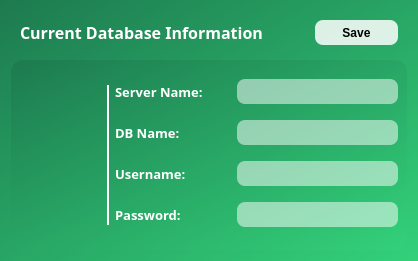
                  <widget class="QFrame" name="frame_21">
                   <property name="minimumSize">
                    <size>
                     <width>411</width>
                     <height>261</height>
                    </size>
                   </property>
                   <property name="styleSheet">
                    <string notr="true">QFrame {
	background: qlineargradient(spread:pad, x1:0, y1:0, x2:1, y2:1, stop:0 rgba(29, 122, 79, 255), stop:1 rgba(51, 209, 122, 255));
	border-radius: 12px;
}</string>
                   </property>
                   <property name="frameShape">
                    <enum>QFrame::StyledPanel</enum>
                   </property>
                   <property name="frameShadow">
                    <enum>QFrame::Raised</enum>
                   </property>
                   <layout class="QVBoxLayout" name="verticalLayout_16">
                    <item>
                     <widget class="QFrame" name="frame_23">
                      <property name="sizePolicy">
                       <sizepolicy hsizetype="Preferred" vsizetype="Preferred">
                        <horstretch>0</horstretch>
                        <verstretch>1</verstretch>
                       </sizepolicy>
                      </property>
                      <property name="styleSheet">
                       <string notr="true">QFrame {
	background: transparent;
	border: none;
}</string>
                      </property>
                      <property name="frameShape">
                       <enum>QFrame::StyledPanel</enum>
                      </property>
                      <property name="frameShadow">
                       <enum>QFrame::Raised</enum>
                      </property>
                      <layout class="QHBoxLayout" name="horizontalLayout_34">
                       <item>
                        <widget class="QLabel" name="label_35">
                         <property name="font">
                          <font>
                           <family>Sans Serif</family>
                           <pointsize>12</pointsize>
                           <weight>75</weight>
                           <italic>false</italic>
                           <bold>true</bold>
                           <strikeout>false</strikeout>
                           <kerning>true</kerning>
                          </font>
                         </property>
                         <property name="styleSheet">
                          <string notr="true">QLabel {
	text-align: center;
	background: transparent;
	color: white;
}</string>
                         </property>
                         <property name="text">
                          <string>Current Database Information</string>
                         </property>
                         <property name="textFormat">
                          <enum>Qt::PlainText</enum>
                         </property>
                        </widget>
                       </item>
                       <item>
                        <spacer name="horizontalSpacer_24">
                         <property name="orientation">
                          <enum>Qt::Horizontal</enum>
                         </property>
                         <property name="sizeHint" stdset="0">
                          <size>
                           <width>35</width>
                           <height>13</height>
                          </size>
                         </property>
                        </spacer>
                       </item>
                       <item>
                        <widget class="QPushButton" name="btn_saveDatabase">
                         <property name="minimumSize">
                          <size>
                           <width>83</width>
                           <height>25</height>
                          </size>
                         </property>
                         <property name="maximumSize">
                          <size>
                           <width>83</width>
                           <height>25</height>
                          </size>
                         </property>
                         <property name="cursor">
                          <cursorShape>PointingHandCursor</cursorShape>
                         </property>
                         <property name="styleSheet">
                          <string notr="true">QPushButton {
	background: rgba(255, 255, 255, 215);
	border-radius: 8px;
	font-weight: bold;
}</string>
                         </property>
                         <property name="text">
                          <string>Save</string>
                         </property>
                        </widget>
                       </item>
                      </layout>
                     </widget>
                    </item>
                    <item>
                     <widget class="QFrame" name="frame_25">
                      <property name="sizePolicy">
                       <sizepolicy hsizetype="Preferred" vsizetype="Preferred">
                        <horstretch>0</horstretch>
                        <verstretch>15</verstretch>
                       </sizepolicy>
                      </property>
                      <property name="frameShape">
                       <enum>QFrame::StyledPanel</enum>
                      </property>
                      <property name="frameShadow">
                       <enum>QFrame::Raised</enum>
                      </property>
                      <layout class="QHBoxLayout" name="horizontalLayout_28">
                       <item>
                        <widget class="QLabel" name="lbl_iconDatabase">
                         <property name="minimumSize">
                          <size>
                           <width>81</width>
                           <height>81</height>
                          </size>
                         </property>
                         <property name="maximumSize">
                          <size>
                           <width>81</width>
                           <height>81</height>
                          </size>
                         </property>
                         <property name="styleSheet">
                          <string notr="true">QLabel {
	background: transparent;
}</string>
                         </property>
                         <property name="pixmap">
                          <pixmap>../../.designer/backup/Downloads/database-storage.png</pixmap>
                         </property>
                         <property name="scaledContents">
                          <bool>true</bool>
                         </property>
                        </widget>
                       </item>
                       <item>
                        <widget class="QFrame" name="frame_22">
                         <property name="minimumSize">
                          <size>
                           <width>2</width>
                           <height>140</height>
                          </size>
                         </property>
                         <property name="maximumSize">
                          <size>
                           <width>2</width>
                           <height>140</height>
                          </size>
                         </property>
                         <property name="styleSheet">
                          <string notr="true">QFrame {
	background: white;
}</string>
                         </property>
                         <property name="frameShape">
                          <enum>QFrame::StyledPanel</enum>
                         </property>
                         <property name="frameShadow">
                          <enum>QFrame::Raised</enum>
                         </property>
                        </widget>
                       </item>
                       <item>
                        <layout class="QVBoxLayout" name="verticalLayout_17">
                         <item>
                          <layout class="QHBoxLayout" name="horizontalLayout_30">
                           <item>
                            <widget class="QLabel" name="label_47">
                             <property name="minimumSize">
                              <size>
                               <width>101</width>
                               <height>21</height>
                              </size>
                             </property>
                             <property name="maximumSize">
                              <size>
                               <width>101</width>
                               <height>21</height>
                              </size>
                             </property>
                             <property name="font">
                              <font>
                               <family>Sans Serif</family>
                               <pointsize>10</pointsize>
                               <weight>75</weight>
                               <italic>false</italic>
                               <bold>true</bold>
                               <strikeout>false</strikeout>
                               <kerning>true</kerning>
                              </font>
                             </property>
                             <property name="styleSheet">
                              <string notr="true">QLabel {
	text-align: center;
	background: transparent;
	color: white;
}</string>
                             </property>
                             <property name="text">
                              <string>Server Name:</string>
                             </property>
                             <property name="textFormat">
                              <enum>Qt::PlainText</enum>
                             </property>
                            </widget>
                           </item>
                           <item>
                            <spacer name="horizontalSpacer_25">
                             <property name="orientation">
                              <enum>Qt::Horizontal</enum>
                             </property>
                             <property name="sizeType">
                              <enum>QSizePolicy::Fixed</enum>
                             </property>
                             <property name="sizeHint" stdset="0">
                              <size>
                               <width>15</width>
                               <height>20</height>
                              </size>
                             </property>
                            </spacer>
                           </item>
                           <item>
                            <widget class="QLineEdit" name="et_serverName">
                             <property name="minimumSize">
                              <size>
                               <width>161</width>
                               <height>25</height>
                              </size>
                             </property>
                             <property name="maximumSize">
                              <size>
                               <width>16777215</width>
                               <height>25</height>
                              </size>
                             </property>
                             <property name="font">
                              <font>
                               <family>Roboto Slab</family>
                               <weight>75</weight>
                               <bold>true</bold>
                              </font>
                             </property>
                             <property name="styleSheet">
                              <string notr="true">QLineEdit {
	background: rgba(255, 255, 255, 130);
	border-radius: 8px;
	padding: 5px;
}</string>
                             </property>
                            </widget>
                           </item>
                          </layout>
                         </item>
                         <item>
                          <layout class="QHBoxLayout" name="horizontalLayout_31">
                           <item>
                            <widget class="QLabel" name="label_48">
                             <property name="minimumSize">
                              <size>
                               <width>71</width>
                               <height>21</height>
                              </size>
                             </property>
                             <property name="maximumSize">
                              <size>
                               <width>71</width>
                               <height>21</height>
                              </size>
                             </property>
                             <property name="font">
                              <font>
                               <family>Sans Serif</family>
                               <pointsize>10</pointsize>
                               <weight>75</weight>
                               <italic>false</italic>
                               <bold>true</bold>
                               <strikeout>false</strikeout>
                               <kerning>true</kerning>
                              </font>
                             </property>
                             <property name="styleSheet">
                              <string notr="true">QLabel {
	text-align: center;
	background: transparent;
	color: white;
}</string>
                             </property>
                             <property name="text">
                              <string>DB Name:</string>
                             </property>
                             <property name="textFormat">
                              <enum>Qt::PlainText</enum>
                             </property>
                            </widget>
                           </item>
                           <item>
                            <spacer name="horizontalSpacer_26">
                             <property name="orientation">
                              <enum>Qt::Horizontal</enum>
                             </property>
                             <property name="sizeType">
                              <enum>QSizePolicy::Fixed</enum>
                             </property>
                             <property name="sizeHint" stdset="0">
                              <size>
                               <width>45</width>
                               <height>20</height>
                              </size>
                             </property>
                            </spacer>
                           </item>
                           <item>
                            <widget class="QLineEdit" name="et_databaseName">
                             <property name="minimumSize">
                              <size>
                               <width>161</width>
                               <height>25</height>
                              </size>
                             </property>
                             <property name="maximumSize">
                              <size>
                               <width>16777215</width>
                               <height>25</height>
                              </size>
                             </property>
                             <property name="font">
                              <font>
                               <family>Roboto Slab</family>
                               <weight>75</weight>
                               <bold>true</bold>
                              </font>
                             </property>
                             <property name="styleSheet">
                              <string notr="true">QLineEdit {
	background: rgba(255, 255, 255, 130);
	border-radius: 8px;
	padding: 5px;
}</string>
                             </property>
                            </widget>
                           </item>
                          </layout>
                         </item>
                         <item>
                          <layout class="QHBoxLayout" name="horizontalLayout_32">
                           <item>
                            <widget class="QLabel" name="label_49">
                             <property name="minimumSize">
                              <size>
                               <width>81</width>
                               <height>21</height>
                              </size>
                             </property>
                             <property name="maximumSize">
                              <size>
                               <width>81</width>
                               <height>21</height>
                              </size>
                             </property>
                             <property name="font">
                              <font>
                               <family>Sans Serif</family>
                               <pointsize>10</pointsize>
                               <weight>75</weight>
                               <italic>false</italic>
                               <bold>true</bold>
                               <strikeout>false</strikeout>
                               <kerning>true</kerning>
                              </font>
                             </property>
                             <property name="styleSheet">
                              <string notr="true">QLabel {
	text-align: center;
	background: transparent;
	color: white;
}</string>
                             </property>
                             <property name="text">
                              <string>Username:</string>
                             </property>
                             <property name="textFormat">
                              <enum>Qt::PlainText</enum>
                             </property>
                            </widget>
                           </item>
                           <item>
                            <spacer name="horizontalSpacer_27">
                             <property name="orientation">
                              <enum>Qt::Horizontal</enum>
                             </property>
                             <property name="sizeType">
                              <enum>QSizePolicy::Fixed</enum>
                             </property>
                             <property name="sizeHint" stdset="0">
                              <size>
                               <width>35</width>
                               <height>20</height>
                              </size>
                             </property>
                            </spacer>
                           </item>
                           <item>
                            <widget class="QLineEdit" name="et_userName">
                             <property name="minimumSize">
                              <size>
                               <width>161</width>
                               <height>25</height>
                              </size>
                             </property>
                             <property name="maximumSize">
                              <size>
                               <width>16777215</width>
                               <height>25</height>
                              </size>
                             </property>
                             <property name="font">
                              <font>
                               <family>Roboto Slab</family>
                               <weight>75</weight>
                               <bold>true</bold>
                              </font>
                             </property>
                             <property name="styleSheet">
                              <string notr="true">QLineEdit {
	background: rgba(255, 255, 255, 130);
	border-radius: 8px;
	padding: 5px;
}</string>
                             </property>
                            </widget>
                           </item>
                          </layout>
                         </item>
                         <item>
                          <layout class="QHBoxLayout" name="horizontalLayout_33">
                           <item>
                            <widget class="QLabel" name="label_50">
                             <property name="minimumSize">
                              <size>
                               <width>81</width>
                               <height>21</height>
                              </size>
                             </property>
                             <property name="maximumSize">
                              <size>
                               <width>81</width>
                               <height>21</height>
                              </size>
                             </property>
                             <property name="font">
                              <font>
                               <family>Sans Serif</family>
                               <pointsize>10</pointsize>
                               <weight>75</weight>
                               <italic>false</italic>
                               <bold>true</bold>
                               <strikeout>false</strikeout>
                               <kerning>true</kerning>
                              </font>
                             </property>
                             <property name="styleSheet">
                              <string notr="true">QLabel {
	text-align: center;
	background: transparent;
	color: white;
}</string>
                             </property>
                             <property name="text">
                              <string>Password:</string>
                             </property>
                             <property name="textFormat">
                              <enum>Qt::PlainText</enum>
                             </property>
                            </widget>
                           </item>
                           <item>
                            <spacer name="horizontalSpacer_28">
                             <property name="orientation">
                              <enum>Qt::Horizontal</enum>
                             </property>
                             <property name="sizeType">
                              <enum>QSizePolicy::Fixed</enum>
                             </property>
                             <property name="sizeHint" stdset="0">
                              <size>
                               <width>35</width>
                               <height>20</height>
                              </size>
                             </property>
                            </spacer>
                           </item>
                           <item>
                            <widget class="QLineEdit" name="et_password">
                             <property name="minimumSize">
                              <size>
                               <width>161</width>
                               <height>25</height>
                              </size>
                             </property>
                             <property name="maximumSize">
                              <size>
                               <width>16777215</width>
                               <height>25</height>
                              </size>
                             </property>
                             <property name="font">
                              <font>
                               <family>Roboto Slab</family>
                               <weight>75</weight>
                               <bold>true</bold>
                              </font>
                             </property>
                             <property name="styleSheet">
                              <string notr="true">QLineEdit {
	background: rgba(255, 255, 255, 130);
	border-radius: 8px;
	padding: 5px;
}</string>
                             </property>
                            </widget>
                           </item>
                          </layout>
                         </item>
                        </layout>
                       </item>
                      </layout>
                     </widget>
                    </item>
                   </layout>
                  </widget>
